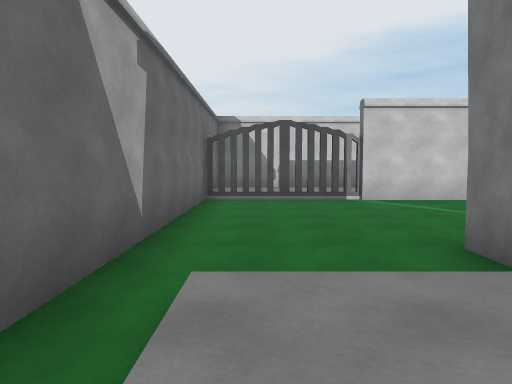
View 1 (above)

19 first-person views from a walk through a Unity game level. The camera is 1.3 m above the floor, tilts 4° down and sees 70° across. The floor is counted in squares, 2 m on a side. Each view is taken from the middle of a square. On the plan, view 1 faces up. The plan holds only what a view shows up to about 11 squares ahead; the rest is blank. The place goes on beyond the plan. Surface patterns are stand-ins for the level's own textures.

View 2
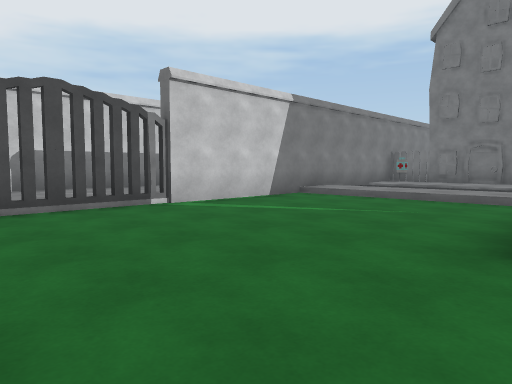

View 3
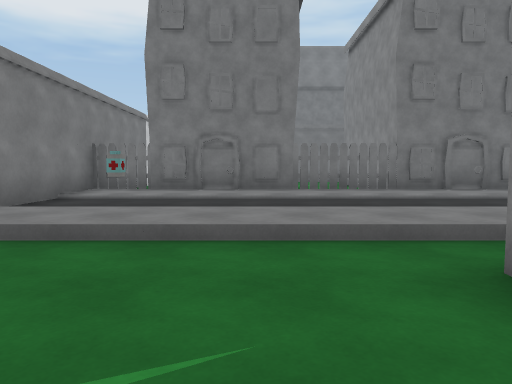

View 4
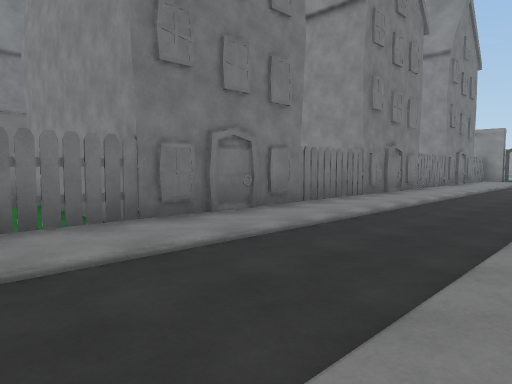

View 5
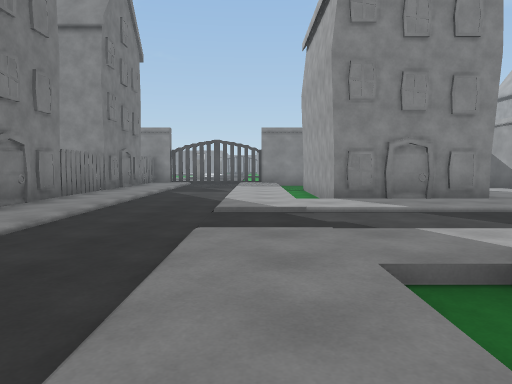

View 6
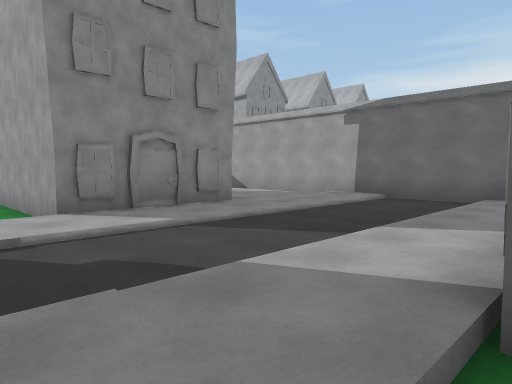

View 7
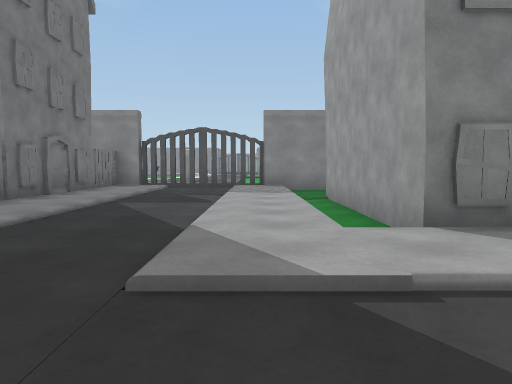

View 8
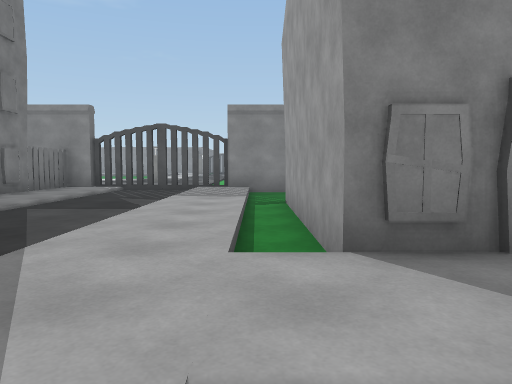

View 9
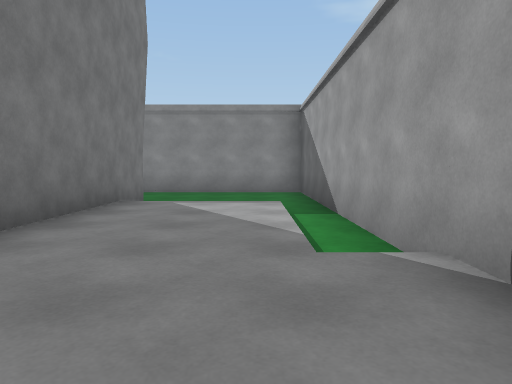

View 10
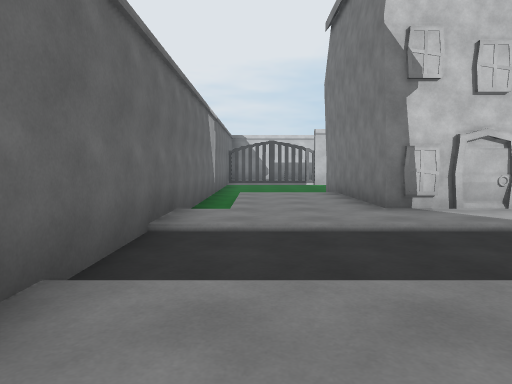

View 11
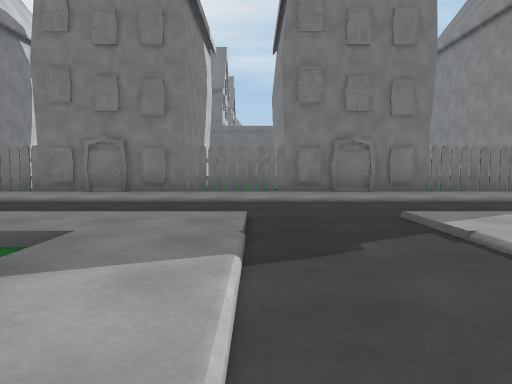

View 12
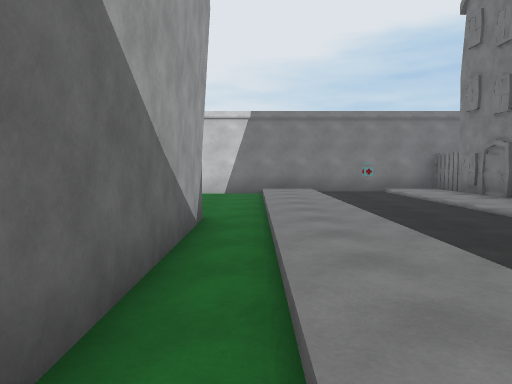

View 13
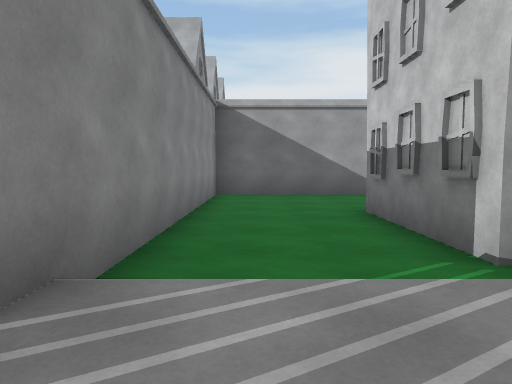

View 14
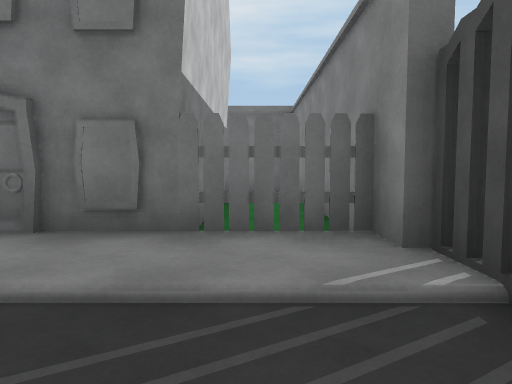

View 15
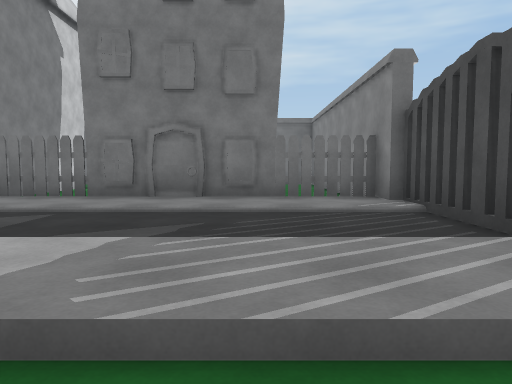

View 16
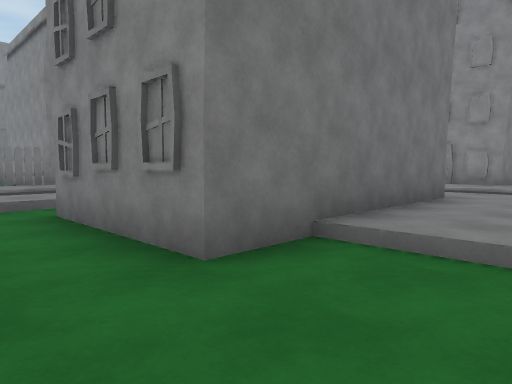

View 17
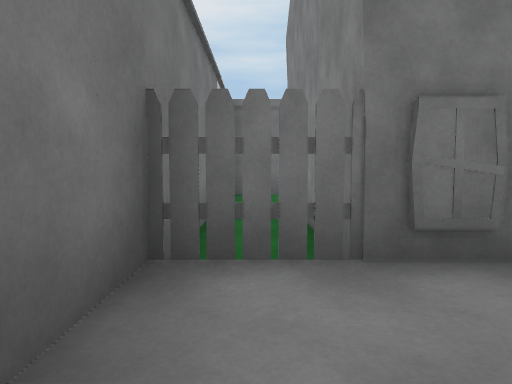

View 18
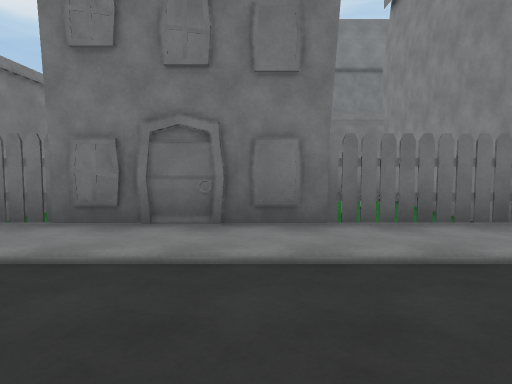

View 19
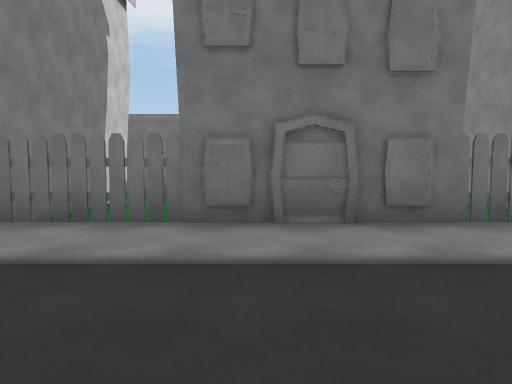

### Floor plan
Key: @ floor where view 1 was taken; # wall or solid block; x gap in a wall; . main floor; : floor 0.25 m higher than the main floor; / step, stairs or slope; H house; G generator; F fence.
Columns run from 2 left of view 1 to 14 right of it. Each row starts with its distance up from view 1.
 11  #
 10  #::::
  9 ##xxx############
  8 #......./ ..:F..
  7 #......./ .G:HHHH
  6 #......./:..:H
  5 #......./:..:H
  4 #......./:..:FHHH
  3 #...HHHH/:..::..
  2 #.//H  H/:..:FHHH
  1 #.: H  H/:..:H
  0 #.@ H  H/:..:H
 -1 #.::HHHH/:..:HHHH
 -2 #:::::::::..:F.
 -3 #/////////..::..
 -4 #...........:FHHH
 -5 #/////////..:H
 -6 #:::::::::..:H
 -7 #.:  HHH/:..:FHHH
 -8 #.   H H/:..:F
 -9 #.   H H/:..::HHH
-10 #.   H H/:..:HH H
-11 #....HHH/:..:H
-12 #......./:..:HHHH
-13 #......./:..:F..
-14 #################

Where each view was taken, in squares from view 1:
view 1: 0 up, 0 right, facing up
view 2: 3 up, 1 left, facing up-right
view 3: 5 up, 3 right, facing right
view 4: 4 up, 7 right, facing down-right
view 5: 1 up, 7 right, facing down
view 6: 1 down, 7 right, facing down-left
view 7: 3 down, 7 right, facing down
view 8: 4 down, 6 right, facing down
view 9: 4 down, 0 right, facing down
view 10: 7 down, 0 right, facing up
view 11: 3 down, 3 right, facing right
view 12: 2 down, 6 right, facing up
view 13: 13 down, 8 right, facing left
view 14: 13 down, 8 right, facing right
view 15: 12 down, 5 right, facing right
view 16: 5 up, 0 right, facing down-right
view 17: 8 up, 9 right, facing right
view 18: 5 up, 7 right, facing right
view 19: 1 up, 7 right, facing right
